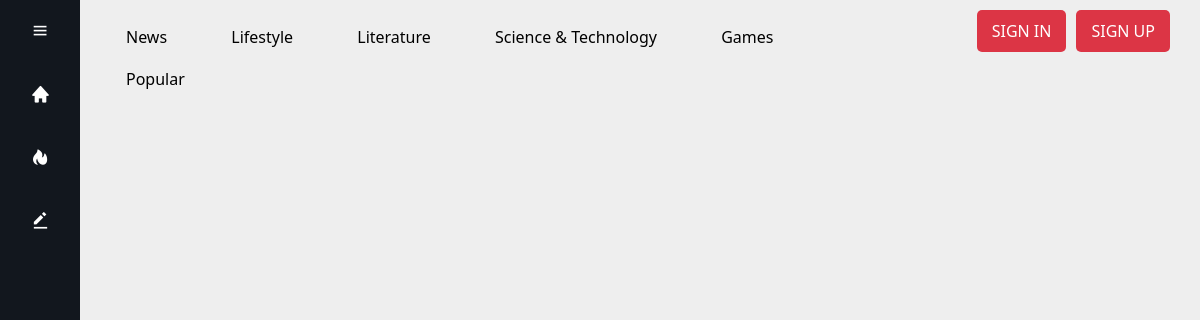
Before: /forum/popular/ with the older database file.
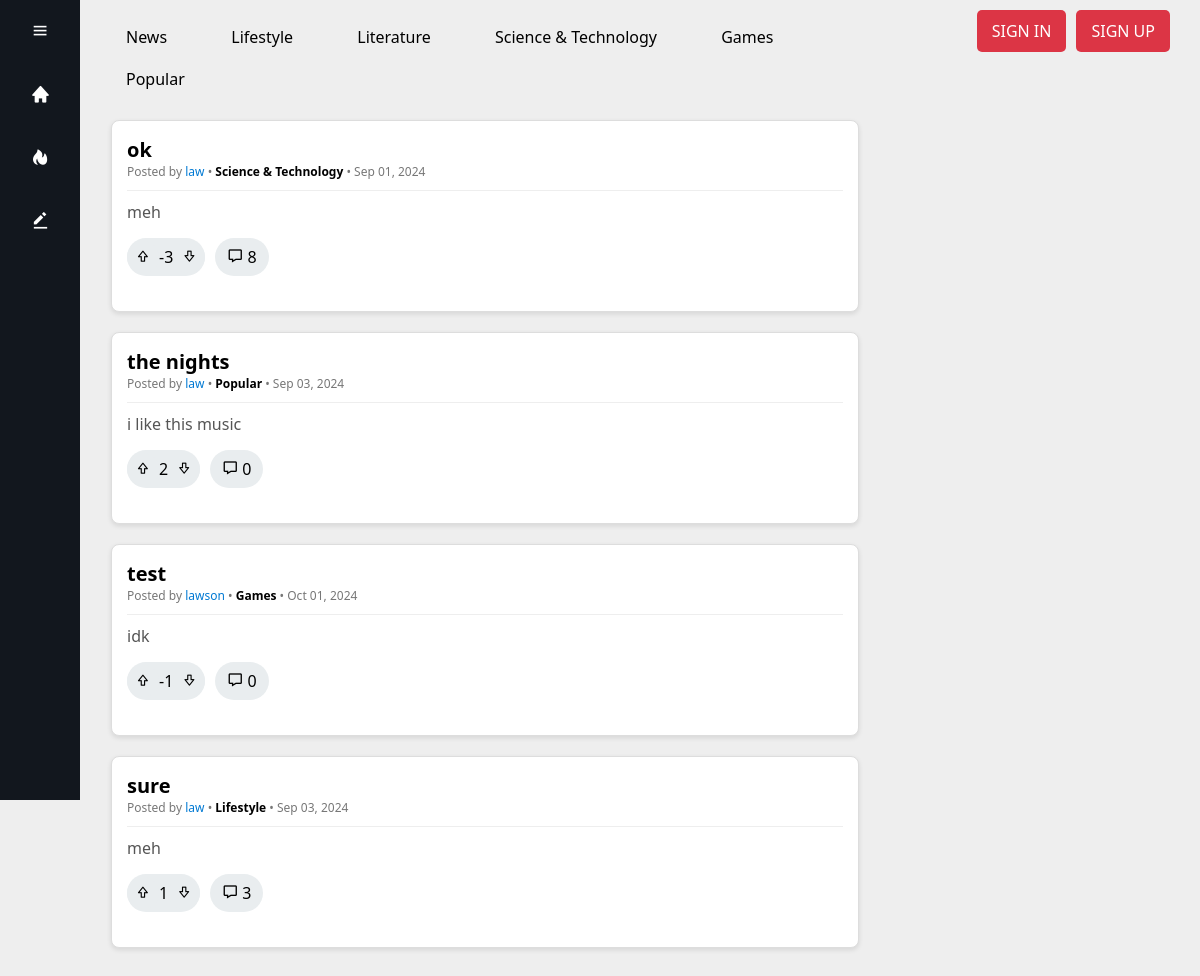
After: the same page with the newer database file.
### forum/models.py (models this page shows, shortened)
class Posts(models.Model):
    user = models.ForeignKey(settings.AUTH_USER_MODEL, on_delete=models.CASCADE)
    title = models.CharField(max_length=300)
    text = models.CharField(max_length=10000, blank=True, default='')
    community = models.CharField(max_length=300)
    image = models.ImageField(upload_to="posts/", null=True, blank=True)
    upload_date = models.DateTimeField(auto_now_add=True)
    upvotes = models.IntegerField(default=0, blank=True)
    downvotes = models.IntegerField(default=0, blank=True)
    views = models.IntegerField(default=0, blank=True)
    def __str__(self):
        return self.title

### user/models.py (models this page shows, shortened)
class CustomUser(AbstractUser):
    magazine_favorites = models.ManyToManyField(
        to=Magazine,
        related_name='saved_users',
        blank=True
    )
    post_likes = models.ManyToManyField(
        to=Posts,
        related_name='liked_users',
        blank=True
    )
    subscribe = models.BooleanField(default=False)
    objects = CustomUserManager()
    def __str__(self):
        return self.username

### forum/views.py (the view)
# urls.py: path('popular/', views.popular, name='popular'),
def popular(request):
    assert isinstance(request, HttpRequest)
    posts = Posts.objects.annotate(
        comment_count=Count('comments'),
        age_in_days=ExpressionWrapper(
            (datetime.now() - F('upload_date')) / timedelta(days=1),  # Age of post in days
            output_field=FloatField()
        ),
        popularity_score=ExpressionWrapper(
            (F('upvotes') - F('downvotes')) * 0.5 + F('comment_count') * 0.2 + F('views') * 0.3 - F('age_in_days') * 0.1,  # Adjust weights here
            output_field=FloatField()
        )
    ).order_by('-popularity_score')
    '''
    posts = Posts.objects.annotate(
        popularity_score=ExpressionWrapper(
            (F('upvotes') - F('downvotes')) * 0.5 + F('views') * 0.2,  # Adjust the weights
            output_field=FloatField()
        )
    ).order_by('-popularity_score')
    '''
    print(posts)
    return render(
        request,
        'forum_popular.html',
        {
            "title": "Popular",
            "posts": posts
        }
    )

### forum/templatetags/custom_filters.py (called while the page is built)
@register.filter
def time_since(value):
    now = timezone.now()
    diff = now - value
    if diff < timedelta(minutes=1):
        return f"{int(diff.seconds)} seconds ago"
    elif diff < timedelta(hours=1):
        return f"{int(diff.seconds // 60)} minutes ago"
    elif diff < timedelta(days=1):
        return f"{int(diff.seconds // 3600)} hours ago"
    elif diff < timedelta(weeks=1):
        return f"{int(diff.days)} days ago"
    elif diff < timedelta(weeks=4):
        return f"{int(diff.days // 7)} weeks ago"
    elif diff < timedelta(days=365):
        return value.strftime("%b %d")  # e.g., "Apr 12"
    else:
        return value.strftime("%b %d, %Y")  # e.g., "Apr 12, 2023"

### forum/templatetags/forum_concat.py (called while the page is built)
@register.filter
def concat(val1, val2):
    return f"{val1}{val2}"

### forum/templatetags/forum_sub.py (called while the page is built)
@register.filter
def subtract(value, arg):
    return value - arg

### templates/forum_popular.html (shortened to what this page needs)
{% extends 'forum_layout.html' %}
{% load forum_filter %}
{% block header %}
    <link href="{% static 'content/forum_main.css' %}" rel="stylesheet" >
{% endblock %}
{% block content %}
    <div class="container">
        {% for post in posts %}
            <div class="post-container">
                {% include 'forum_post_structure.html' %}
            </div>
        {% endfor %}
    </div>
{% endblock %}

### templates/forum_post_structure.html (shortened to what this page needs)
{% load custom_filters forum_concat forum_sub forum_filter filter_votetype %}
<div class="post-box" data-href="/forum/{{ post.community }}/{{ post.id }}">
    <div class="post-header">
        <h2 class="post-title"><a style="text-decoration: none; color: black" href="/forum/{{ post.community }}/{{ post.id }}">{{ post.title }}</a></h2>
        <p class="post-meta">Posted by <a href="/{{ post.user }}/profile/">{{ post.user }}</a> • <b><a style="color: black" href="/forum/{{ post.community }}">{{ post.community }}</a></b> • {{ post.upload_date|time_since }} </p>
    </div>
    <div class="post-content">
        <p>{{ post.text}}</p>
    </div>
    <div class="post-footer">
        <div id="post_{{ post.id }}_votes" class="vote-container" ">
            <button class="vote-button upvote" onclick="{% if user.is_authenticated %}vote_{{ post.id }}_Post({{ post.id }}, 1){% else %}location.href='/login/'{% endif %}">
                <i class='bx bx-upvote'></i>
            </button>
            <div class="vote-count" id="post_{{ post.id }}_count">{{ post.upvotes|subtract:post.downvotes}}</div>
            <button class="vote-button downvote" onclick="{% if user.is_authenticated %}vote_{{ post.id }}_Post({{ post.id }}, 0){% else %}location.href='/login'{% endif %}">
                <i class='bx bx-downvote'></i>
            </button>
        </div>
        {% if request.path != "/forum/"|concat:post.community|concat:"/"|concat:post.id %}
            <button class="reply-button" onclick="document.location.href='/forum/{{ post.community }}/{{ post.id }}'"><i class='bx bx-message'></i> <span id="reply-count">{{ post.comments.count }}</span></button>
        {% endif %}
            </div>
</div>

Changed rows visible on the page:
added Posts: title "ok", user "law", community "Science & Technology", upload_date "Sep 01, 2024", text "meh", upvotes|subtract "-3", comments.count "8"
added Posts: title "the nights", user "law", community "Popular", upload_date "Sep 03, 2024", text "i like this music", upvotes|subtract "2", comments.count "0"
added Posts: title "test", user "lawson", community "Games", upload_date "Oct 01, 2024", text "idk", upvotes|subtract "-1", comments.count "0"
added Posts: title "sure", user "law", community "Lifestyle", upload_date "Sep 03, 2024", text "meh", upvotes|subtract "1", comments.count "3"
